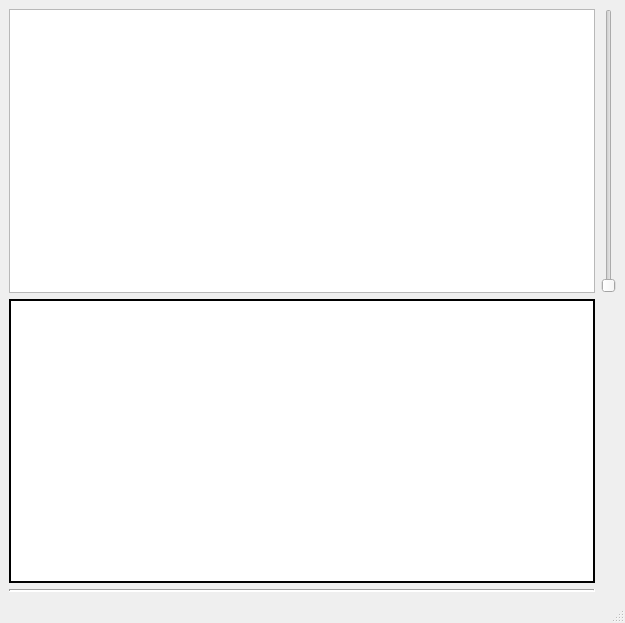
<ui version="4.0" >
 <class>IViewForm</class>
 <widget class="QMainWindow" name="IViewForm" >
  <property name="geometry" >
   <rect>
    <x>0</x>
    <y>0</y>
    <width>625</width>
    <height>623</height>
   </rect>
  </property>
  <property name="windowTitle" >
   <string>Image Viewer</string>
  </property>
  <widget class="QWidget" name="centralwidget" >
   <property name="sizePolicy" >
    <sizepolicy vsizetype="Maximum" hsizetype="Maximum" >
     <horstretch>0</horstretch>
     <verstretch>0</verstretch>
    </sizepolicy>
   </property>
   <layout class="QGridLayout" >
    <item row="0" column="1" >
     <widget class="QGraphicsView" name="ImageView" >
      <property name="mouseTracking" >
       <bool>true</bool>
      </property>
      <property name="acceptDrops" >
       <bool>false</bool>
      </property>
      <property name="dragMode" >
       <enum>QGraphicsView::ScrollHandDrag</enum>
      </property>
      <property name="optimizationFlags" >
       <enum>QGraphicsView::DontAdjustForAntialiasing</enum>
      </property>
     </widget>
    </item>
    <item row="0" column="2" >
     <widget class="QSlider" name="VSlider" >
      <property name="orientation" >
       <enum>Qt::Vertical</enum>
      </property>
     </widget>
    </item>
    <item row="2" column="1" >
     <widget class="QTextBrowser" name="ITextBrowser" >
      <property name="enabled" >
       <bool>true</bool>
      </property>
      <property name="acceptDrops" >
       <bool>false</bool>
      </property>
      <property name="frameShape" >
       <enum>QFrame::WinPanel</enum>
      </property>
      <property name="frameShadow" >
       <enum>QFrame::Plain</enum>
      </property>
      <property name="lineWidth" >
       <number>1</number>
      </property>
      <property name="openLinks" >
       <bool>false</bool>
      </property>
     </widget>
    </item>
    <item row="3" column="1" >
     <widget class="Line" name="line" >
      <property name="lineWidth" >
       <number>2</number>
      </property>
      <property name="orientation" >
       <enum>Qt::Horizontal</enum>
      </property>
     </widget>
    </item>
   </layout>
  </widget>
  <widget class="QStatusBar" name="statusbar" />
 </widget>
 <resources/>
 <connections/>
</ui>
